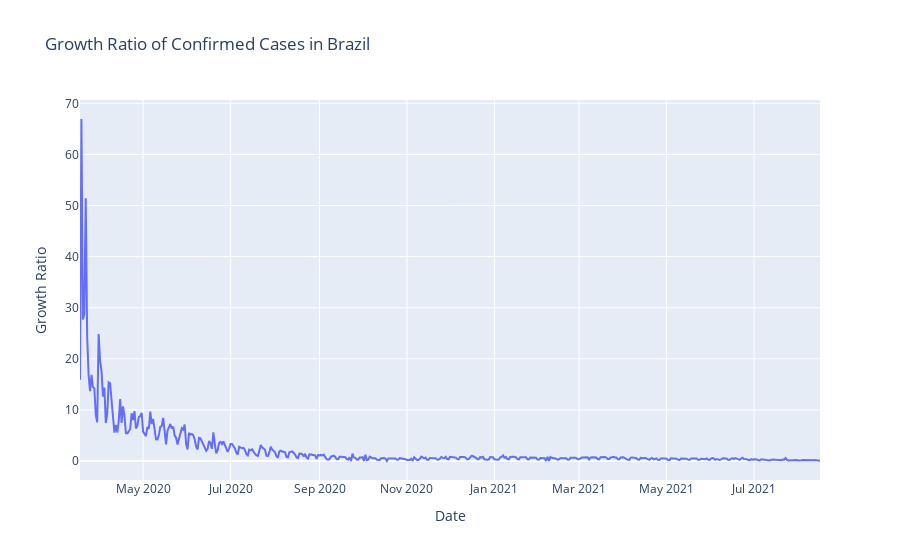

This figure's notebook cell:
### Code cell
firstday = data.Dates.loc[data.Confirmed>0].min()

px.line(x=pd.date_range(firstday, data.Dates.max())[1:],
       y=day_ratio, title='Growth Ratio of Confirmed Cases in Brazil',
       labels={'y':'Growth Ratio', 'x':'Date'})

### Figure 1 — Plotly figure (JSON) as saved in the notebook; plotly's stock layout.template omitted (floating-point values rounded to 4 significant figures; data arrays with more than 128 entries replaced by an {"elided": "..."} marker saying what was removed)
{"data": [{"hovertemplate": "Date=%{x}<br>Growth Ratio=%{y}<extra></extra>", "legendgroup": "", "line": {"color": "#636efa", "dash": "solid"}, "marker": {"symbol": "circle"}, "mode": "lines", "name": "", "orientation": "v", "showlegend": false, "type": "scatter", "x": {"elided": "517 str values"}, "xaxis": "x", "y": {"elided": "517 float values"}, "yaxis": "y"}], "layout": {"legend": {"tracegroupgap": 0}, "title": {"text": "Growth Ratio of Confirmed Cases in Brazil"}, "xaxis": {"anchor": "y", "domain": [0, 1], "title": {"text": "Date"}}, "yaxis": {"anchor": "x", "domain": [0, 1], "title": {"text": "Growth Ratio"}}}}
